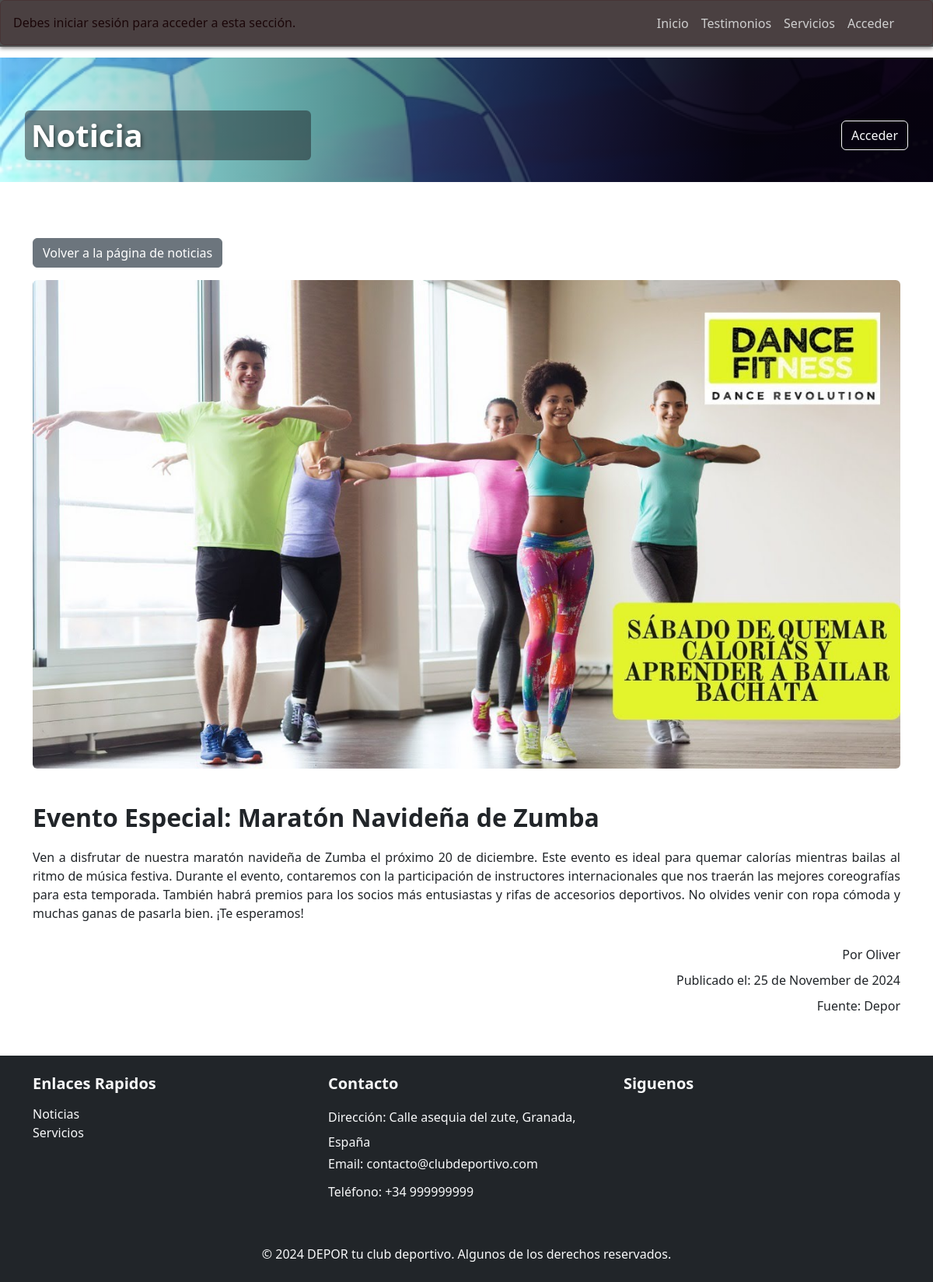
The page /noticias/ver.php?id=2 on the database its author committed.
### tables this page shows
CREATE TABLE `noticia` (
  `id` int(11) NOT NULL,
  `titulo` varchar(100) NOT NULL,
  `contenido` text NOT NULL,
  `imagen` varchar(100) DEFAULT NULL,
  `fecha_publicacion` date NOT NULL
);

### funciones/funcionesNoticias.php (called while the page is built, shortened)
<?php
    function obtenerNoticiaPorId($conexion, $id) {
        $sentencia = "SELECT * FROM noticia WHERE id = ?";
        $consulta = $conexion->prepare($sentencia);
        $consulta->bind_param('i', $id);
        if ($consulta->execute() === false) {
            die("Error en la ejecución de la consulta: " . $consulta->error);
        }
        $id = $titulo = $contenido = $imagen = $fecha_publicacion = null;
        $consulta->bind_result($id, $titulo, $contenido, $imagen, $fecha_publicacion);
        $noticia = null;
        while ($consulta->fetch()) {
            $noticia = array(
                'id' => $id,
                'titulo' => $titulo,
                'contenido' => $contenido,
                'imagen' => $imagen,
                'fecha_publicacion' => $fecha_publicacion
            );
        }
        return $noticia;
    }
?>

### noticias/ver.php (the view, shortened to what this page needs)
<?php
    require_once "../config/funciones.php";
    $conexion = conectar($nombre_host, $nombre_usuario, $password_db, $nombre_db);
    require_once "../funciones/funcionesNoticias.php";
?>
<!DOCTYPE html>
<html lang="en">
<head>
    <link href="https://cdn.jsdelivr.net/npm/bootstrap@5.3.3/dist/css/bootstrap.min.css" rel="stylesheet">
    <link rel="stylesheet" href="../assets/css/otros.css">
</head>
<body>
    <?php
        require_once "../requires/cabecera.php"
    ?>
    <main>
        <section class="noticia_completa container py-5">
            <a href="index.php" class="btn btn-secondary mt-4 mb-3">Volver a la página de noticias</a>
            <div class="row">
            <?php
                if($_GET['id']){
                    $id_noticia = $_GET['id'];
                    $noticia = obtenerNoticiaPorId($conexion, $id_noticia);
                    if($noticia){
                        echo " <div class='col-12 mb-4'>";
                        echo "<img src='../$noticia[imagen]' alt='Noticia' class='img-fluid rounded'>";
                        echo "</div>";
                        echo "<div class='col-12'>";
                        echo "<h2 class='mb-3'>{$noticia['titulo']}</h2>";
                        echo "<p class='mb-4'> {$noticia['contenido']}</p>";
                        echo "<div class='referencia_autor text-end'>";
                            echo "<p class='mb-1'>Por Oliver</p>";
                            echo "<p class='mb-1'>Publicado el: " . date('d \d\e F \d\e Y', strtotime($noticia['fecha_publicacion'])). "</p>";
                            echo "<p class='mb-1'>Fuente: Depor</p>";
                        echo "</div>";
                        echo "</div>";
                    }
                    else{
                        echo "<p>No se ha encontrado la noticia con el id ". $id_noticia. "</p>";
                        header("refresh:3;url=index.php");
                    }
                }else{
                    echo "<p>No se ha seleccionado ninguna noticia</p>";
                    header("refresh:3;url=index.php");
                }
            ?>
            </div>
        </section>
    </main>
    <?php
        include('../requires/footer.php');
    ?>
</body>
</html>

### assets/css/otros.css (style rules this page uses)
body { margin: 0; padding: 0; }
section { padding: 40px 140px; }
.noticia_completa img { height: auto; width: 100%; border-radius: 5px; }
.noticia_completa h2 { font-size: 2em; font-weight: bold; margin: 20px 0; }
.noticia_completa p { margin: 20px 0; line-height: 1.5; text-align: justify; }
.noticia_completa .referencia_autor { display: flex; flex-direction: column; align-items: end; }
.referencia_autor p { margin-top: 5px; }

### rows shown on the page
noticia: imagen (picture), titulo "Evento Especial: Maratón Navideña de Zumba", contenido "Ven a disfrutar de nuestra maratón navideña de Zumba el próximo 20 de diciembre. Este evento es ideal para quemar calorías mientras bailas al ritmo de música festiva. Durante el evento, contaremos con la participación de instructores internacionales que nos traerán las mejores coreografías para esta temporada. También habrá premios para los socios más entusiastas y rifas de accesorios deportivos. No olvides venir con ropa cómoda y muchas ganas de pasarla bien. ¡Te esperamos!", fecha_publicacion "25 de November de 2024"

### other values the page prints
$titulo "Noticia"
